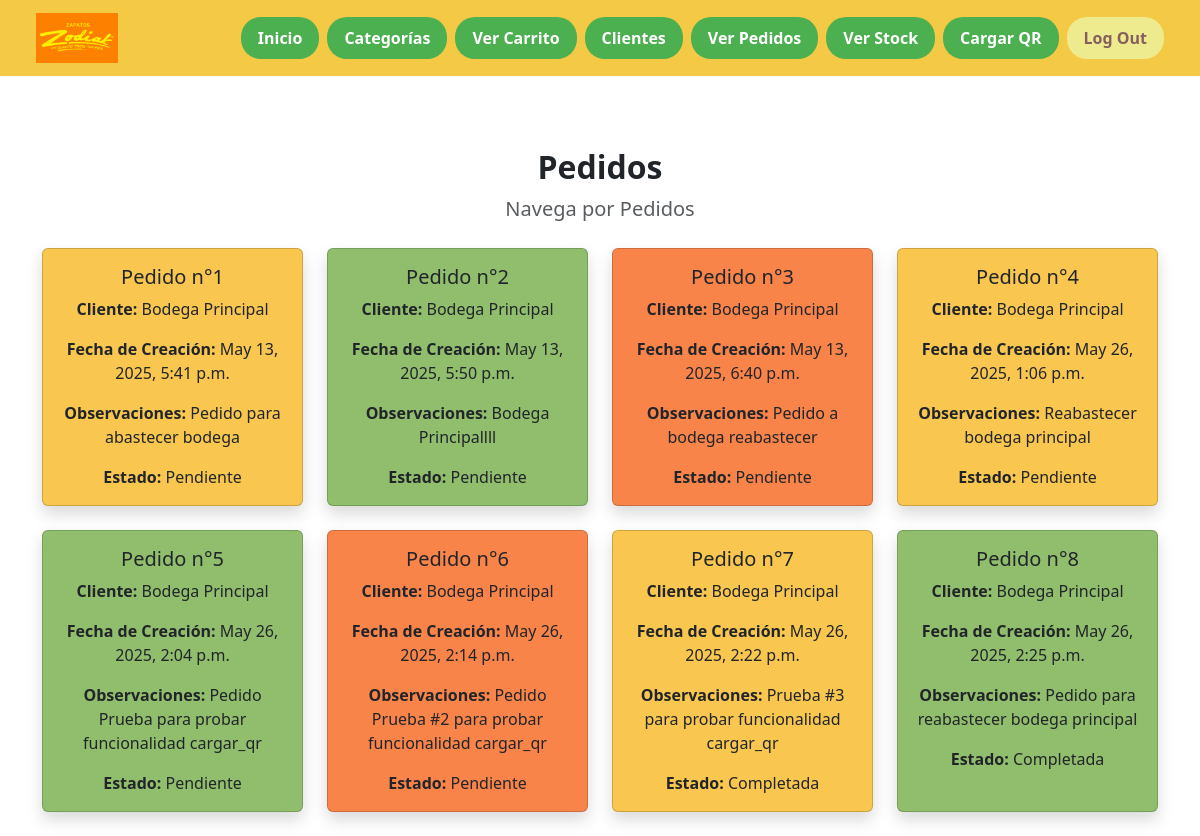
Before: /ver_pedidos/ (signed in) with the older database file.
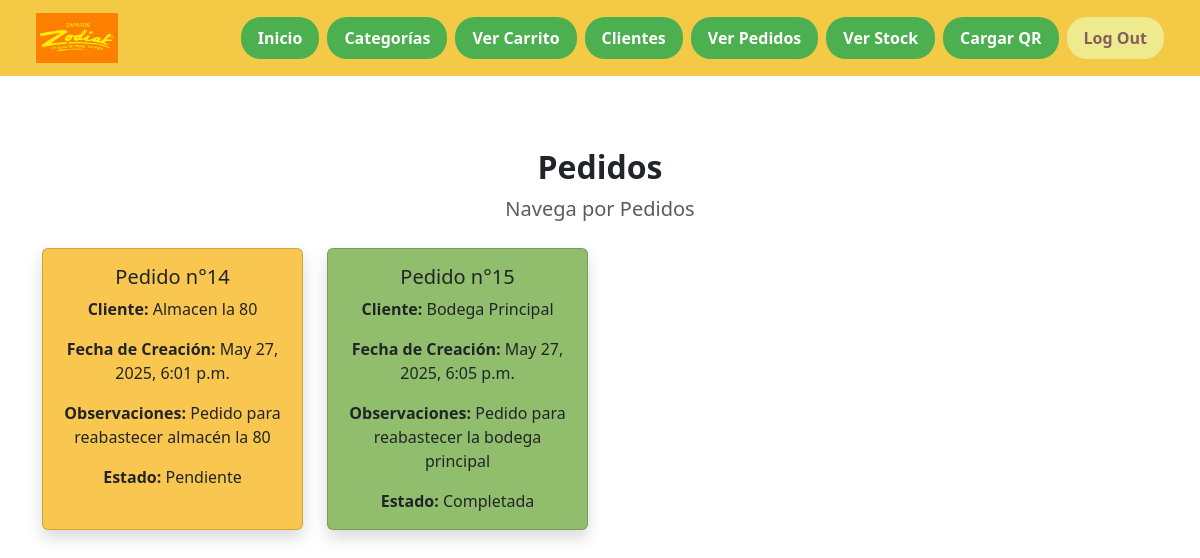
After: the same page with the newer database file.
### app1/models.py (models this page shows)
class Pedido(models.Model):
    ESTADO_CHOICES = [
        ('Pendiente', 'Pendiente'),
        ('Completada', 'Completada'),
        ('Anulada', 'Anulada'),
    ]
    empleado = models.ForeignKey(Empleado, on_delete=models.CASCADE, null=True, blank=True) # Relación uno a muchos con la tabla Empleado
    fecha_creacion = models.DateTimeField(auto_now_add=True)
    fecha_terminacion = models.DateTimeField(null=True, blank=True) # La fecha de terminación es opcional
    estado = models.CharField(max_length=10, choices=ESTADO_CHOICES, default='Pendiente') # El estado por defecto es pendiente
    observaciones = models.TextField(default='Sin observaciones', null=True, blank=True) # El campo observaciones es opcional
    cliente = models.ForeignKey(Cliente, on_delete=models.CASCADE) # Relación uno a muchos con la tabla Cliente

class Cliente(models.Model):
    nombre = models.CharField(max_length=100, unique=True)
    direccion = models.CharField(max_length=200)
    telefono = models.CharField(max_length=15)
    correo = models.EmailField()

### app1/views.py (the view)
# urls.py: path('ver_pedidos/', views.ver_pedidos, name='ver_pedidos'),
@login_required
def ver_pedidos(request):
    pedidos = Pedido.objects.select_related('cliente').all()  # Obtiene todos los pedidos de la base de datos al mismo tiempo que los clientes relacionados
    return render(request, 'ver_pedidos.html', {'pedidos': pedidos})  # Renderiza la plantilla con la lista de pedidos

### app1/templates/ver_pedidos.html
{% extends "base.html" %}
{% load static %}
{% block content %}
<div class="container mt-5">
    <div class="text-center mb-4">
        <h2 class="fw-bold">Pedidos</h2>
        <p class="fs-5 text-muted">Navega por Pedidos</p>
    </div>
    <div class="row row-cols-1 row-cols-sm-2 row-cols-md-3 row-cols-lg-4 g-4">
        {% for p in pedidos %}
        <div class="col">
            <a href="{% url 'ver_zapatos_pedido' p.id %}" class="text-decoration-none">
                <div class="card h-100 shadow" style="background-color: {% cycle '#f9c74f' '#90be6d' '#f9844a' %};">
                    <div class="card-body text-center">
                        <h5 class="card-title">Pedido n°{{ p.id }}</h5>
                        <p class="card-text"><b>Cliente:</b> {{ p.cliente.nombre }}</p>
                        <p class="card-text"><b>Fecha de Creación:</b> {{ p.fecha_creacion }}</p>
                        <p class="card-text"><b>Observaciones:</b> {{ p.observaciones }}</p>
                        <p class="card-text"><b>Estado:</b> {{ p.estado }}</p>
                    </div>
                </div>
            </a>
        </div>
        {% endfor %}
    </div>
</div>
{% endblock %}

### app1/templates/base.html (shortened to what this page needs)
<!DOCTYPE html>
{% load static %}
<html lang="es">
<head>
    <link href="https://cdn.jsdelivr.net/npm/bootstrap@5.3.2/dist/css/bootstrap.min.css" rel="stylesheet">
</head>
<body>
    <nav class="navbar navbar-expand-lg navbar-custom px-4 py-2">
        <div class="container-fluid d-flex justify-content-between align-items-center">
            <a class="navbar-brand" href="#">
                <img src="{% static 'images/logo2.png' %}" alt="Logo Zodiak">
            </a>
            <div class="d-flex align-items-center">
                <a href="{% url 'landing' %}" class="btn btn-green me-2">Inicio</a>
                <a href="{% url 'categorias' %}" class="btn btn-green me-2">Categorías</a>
                <a href="{% url 'ver_carrito' %}" class="btn btn-green me-2">Ver Carrito</a>
                <a href="{% url 'ver_clientes' %}" class="btn btn-green me-2">Clientes</a>
                <a href="{% url 'ver_pedidos' %}" class="btn btn-green me-2">Ver Pedidos</a>
                <a href="{% url 'ver_stock' %}" class="btn btn-green me-2">Ver Stock</a>
                <a href="{% url 'cargar_qr' %}" class="btn btn-green me-2">Cargar QR</a>
                {% if user.is_authenticated %}
                    <a class="btn btn-yellow" href="{% url 'logout' %}">Log Out</a>
                {% endif %}
            </div>
        </div>
    </nav>
    <div class="p-4">
        {% block content %}
        {% endblock %}
    </div>
</body>
</html>

### app1/templates/base.html (style rules this page uses)
.navbar-brand img { height: 50px; }
.btn-green { background-color: #4CAF50; color: white; border-radius: 20px; padding: 8px 16px; font-weight: bold; }
.btn-yellow { background-color: #eeeb8e; color: rgb(133, 94, 94); border-radius: 20px; padding: 8px 16px; font-weight: bold; }
.navbar-custom { background-color: #f4c946; }

Changed rows visible on the page:
removed Pedido: id "1", cliente.nombre "Bodega Principal", fecha_creacion "May 13, 2025, 5:41 p.m.", observaciones "Pedido para abastecer bodega", estado "Pendiente"
removed Pedido: id "2", cliente.nombre "Bodega Principal", fecha_creacion "May 13, 2025, 5:50 p.m.", observaciones "Bodega Principallll", estado "Pendiente"
removed Pedido: id "3", cliente.nombre "Bodega Principal", fecha_creacion "May 13, 2025, 6:40 p.m.", observaciones "Pedido a bodega reabastecer", estado "Pendiente"
removed Pedido: id "4", cliente.nombre "Bodega Principal", fecha_creacion "May 26, 2025, 1:06 p.m.", observaciones "Reabastecer bodega principal", estado "Pendiente"
removed Pedido: id "5", cliente.nombre "Bodega Principal", fecha_creacion "May 26, 2025, 2:04 p.m.", observaciones "Pedido Prueba para probar funcionalidad cargar_qr", estado "Pendiente"
removed Pedido: id "6", cliente.nombre "Bodega Principal", fecha_creacion "May 26, 2025, 2:14 p.m.", observaciones "Pedido Prueba #2 para probar funcionalidad cargar_qr", estado "Pendiente"
removed Pedido: id "7", cliente.nombre "Bodega Principal", fecha_creacion "May 26, 2025, 2:22 p.m.", observaciones "Prueba #3 para probar funcionalidad cargar_qr", estado "Completada"
removed Pedido: id "8", cliente.nombre "Bodega Principal", fecha_creacion "May 26, 2025, 2:25 p.m.", observaciones "Pedido para reabastecer bodega principal", estado "Completada"
added Pedido: id "14", cliente.nombre "Almacen la 80", fecha_creacion "May 27, 2025, 6:01 p.m.", observaciones "Pedido para reabastecer almacén la 80", estado "Pendiente"
added Pedido: id "15", cliente.nombre "Bodega Principal", fecha_creacion "May 27, 2025, 6:05 p.m.", observaciones "Pedido para reabastecer la bodega principal", estado "Completada"
